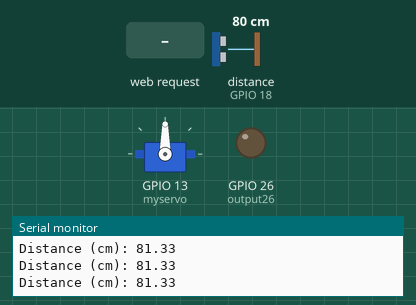
This sketch was run on a simulated ESP32. Shown: servo, output pins drawn as LEDs (lit = HIGH), the last lines printed to the serial monitor. Wiring (inferred from the names in the program): ultrasonic range finder: trigger GPIO 5; echo GPIO 18. The test bench sets the inputs (shaded band); at power-on: distance to the obstacle (sensor on GPIO 18) 80 cm. The echo pulse lasts 58.3 µs per cm; WiFi joins after 1.5 s; servers stay silent unless stated; pins used as bus, display or sensor lines are not drawn.

Above: at 2.7 s.
2.8 s: HTTP request GET /26/on received
At 3.4 s:
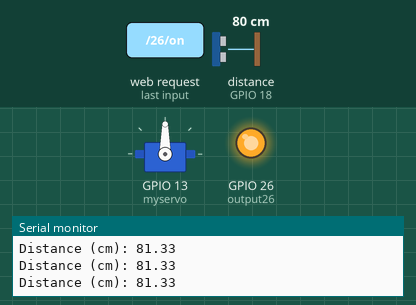
4.3 s: HTTP request GET /26/off received
At 5.5 s:
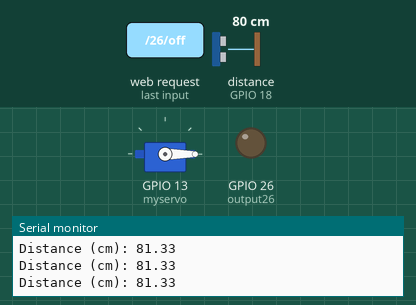
5.8 s: distance to the obstacle (sensor on GPIO 18) set to 10 cm
7.3 s: distance to the obstacle (sensor on GPIO 18) set to 7 cm
At 8.2 s:
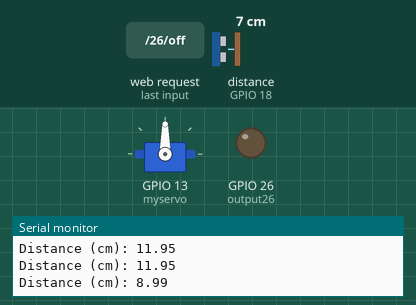
Timing chart, 0 to 10.3 s (numbered marks = the images above; inputs shaded):
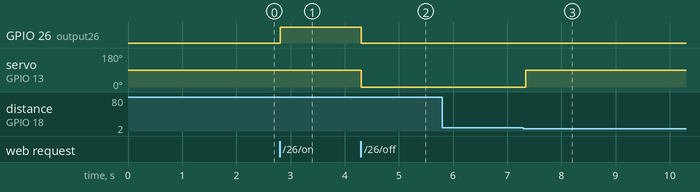

Measured:
- the behaviour switches between 9 and 8 cm on distance to the obstacle (sensor on GPIO 18) (found by bisection; images 2 and 3)
- after the input at 2.8 s, GPIO 26 (output26): LOW → HIGH at once
- after the input at 4.3 s, GPIO 26 (output26): HIGH → LOW at once; servo on GPIO 13 (myservo): 90° → 0° at once
- after the input at 7.3 s, servo on GPIO 13 (myservo): 0° → 90° at once

The sketch:

IEEE_CYBERDAWGS_COLLAB_CODE.ino
```cpp
// (licence header left out)
#include <WiFi.h>
#include <Servo.h>

TaskHandle_t Task1;

const int trigPin = 5;
const int echoPin = 18;

//define sound speed in cm/uS
#define SOUND_SPEED 0.034
#define CM_TO_INCH 0.393701

long duration;
float distanceCm;
float distanceInch;

Servo myservo;
// Replace with your network credentials
const char* ssid = "UMBC Visitor";
const char* password = "";

// Set web server port number to 80
WiFiServer server(80);

// Variable to store the HTTP request
String header;

// Auxiliar variables to store the current output state
String output26State = "off";

// Assign output variables to GPIO pins
const int output26 = 26;

// Current time
unsigned long currentTime = millis();
// Previous time
unsigned long previousTime = 0;
// Define timeout time in milliseconds (example: 2000ms = 2s)
const long timeoutTime = 2000;

void setup() {
  myservo.attach(13);  // attaches the servo on pin 13 to the servo object
  Serial.begin(115200);
  // Initialize the output variables as outputs
  pinMode(output26, OUTPUT);
  // Set outputs to LOW
  digitalWrite(output26, LOW);

  // Connect to Wi-Fi network with SSID and password
  Serial.print("Connecting to ");
  Serial.println(ssid);
  WiFi.begin(ssid, password);
  while (WiFi.status() != WL_CONNECTED) {
    delay(500);
    Serial.print(".");
  }
  // Print local IP address and start web server
  Serial.println("");
  Serial.println("WiFi connected.");
  Serial.println("IP address: ");
  Serial.println(WiFi.localIP());
  server.begin();

  pinMode(trigPin, OUTPUT); // Sets the trigPin as an Output
  pinMode(echoPin, INPUT); // Sets the echoPin as an Input

  xTaskCreatePinnedToCore(
                    Task1code,   /* Task function. */
                    "Task1",     /* name of task. */
                    10000,       /* Stack size of task */
                    NULL,        /* parameter of the task */
                    1,           /* priority of the task */
                    &Task1,      /* Task handle to keep track of created task */
                    1);          /* pin task to core 0 */
}

void Task1code( void * pvParameters ) {
  for (;;) {
    // Clears the trigPin
    digitalWrite(trigPin, LOW);
    delayMicroseconds(2);
    // Sets the trigPin on HIGH state for 10 micro seconds
    digitalWrite(trigPin, HIGH);
    delayMicroseconds(10);
    digitalWrite(trigPin, LOW);

    // Reads the echoPin, returns the sound wave travel time in microseconds
    duration = pulseIn(echoPin, HIGH);

    // Calculate the distance
    distanceCm = duration * SOUND_SPEED / 2;

    // Prints the distance in the Serial Monitor
      Serial.print("Distance (cm): ");
      Serial.println(distanceCm);

    if ((distanceCm < 10) && (distanceCm > 5)) {
      myservo.write(90);
      delay(10000);
      myservo.write(0);
    }
    delay(100);
  }
}


void loop() {
  WiFiClient client = server.available();   // Listen for incoming clients

  if (client) {                             // If a new client connects,
    currentTime = millis();
    previousTime = currentTime;
    Serial.println("New Client.");          // print a message out in the serial port
    String currentLine = "";                // make a String to hold incoming data from the client
    while (client.connected() && currentTime - previousTime <= timeoutTime) {  // loop while the client's connected
      currentTime = millis();
      if (client.available()) {             // if there's bytes to read from the client,
        char c = client.read();             // read a byte, then
        Serial.write(c);                    // print it out the serial monitor
        header += c;
        if (c == '\n') {                    // if the byte is a newline character
          // if the current line is blank, you got two newline characters in a row.
          // that's the end of the client HTTP request, so send a response:
          if (currentLine.length() == 0) {
            // HTTP headers always start with a response code (e.g. HTTP/1.1 200 OK)
            // and a content-type so the client knows what's coming, then a blank line:
            client.println("HTTP/1.1 200 OK");
            client.println("Content-type:text/html");
            client.println("Connection: close");
            client.println();

            // turns the GPIOs on and off
            if (header.indexOf("GET /26/on") >= 0) {
              Serial.println("GPIO 26 on");
              output26State = "on";
              myservo.write(90);
              digitalWrite(output26, HIGH);
            } else if (header.indexOf("GET /26/off") >= 0) {
              Serial.println("GPIO 26 off");
              output26State = "off";
              myservo.write(0);
              digitalWrite(output26, LOW);
            }

            // Display the HTML web page
            client.println("<!DOCTYPE html><html>");
            client.println("<head><meta name=\"viewport\" content=\"width=device-width, initial-scale=1\">");
            client.println("<link rel=\"icon\" href=\"data:,\">");
            // CSS to style the on/off buttons
            // Feel free to change the background-color and font-size attributes to fit your preferences
            client.println("<style>html { font-family: Helvetica; display: inline-block; margin: 0px auto; text-align: center;}");
            client.println(".button { background-color: #4CAF50; border: none; color: white; padding: 16px 40px;");
            client.println("text-decoration: none; font-size: 30px; margin: 2px; cursor: pointer;}");
            client.println(".button2 {background-color: #555555;}</style></head>");

            // Web Page Heading
            client.println("<body><h1>IEEE x CyberDawgs Collab Door Opener</h1>");

            // Display current state, and ON/OFF buttons for GPIO 26
            client.println("<p>DOOR - State " + output26State + "</p>");
            // If the output26State is off, it displays the ON button
            if (output26State == "off") {
              client.println("<p><a href=\"/26/on\"><button class=\"button\">OPEN</button></a></p>");
            } else {
              client.println("<p><a href=\"/26/off\"><button class=\"button button2\">CLOSE</button></a></p>");
            }

            // The HTTP response ends with another blank line
            client.println();
            // Break out of the while loop
            break;
          } else { // if you got a newline, then clear currentLine
            currentLine = "";
          }
        } else if (c != '\r') {  // if you got anything else but a carriage return character,
          currentLine += c;      // add it to the end of the currentLine
        }
      }
    }
    // Clear the header variable
    header = "";
    // Close the connection
    client.stop();
    Serial.println("Client disconnected.");
    Serial.println("");
  }
}
```
